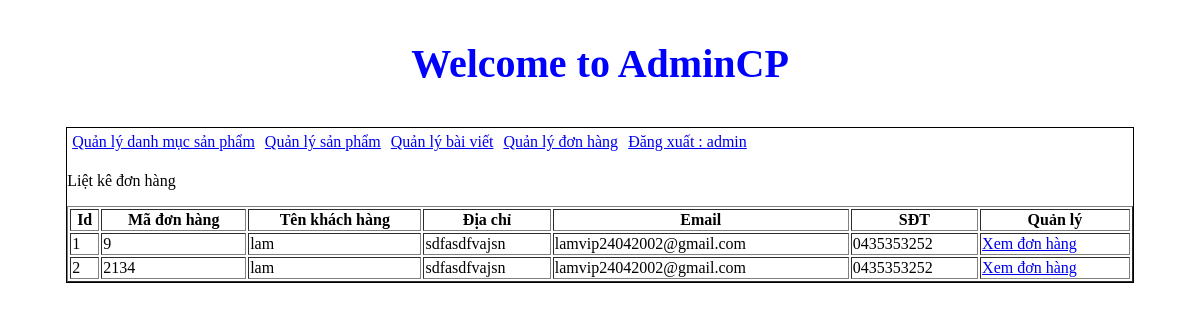
Page /admincp/index.php?action=quanlydonhang&query=lietke (signed in) on the committed database.
### tables this page shows
CREATE TABLE `tb_thanhtoan` (
  `id_thanhtoan` int(11) NOT NULL,
  `id_khachhang` int(11) NOT NULL,
  `code_cart` varchar(10) NOT NULL,
  `cart_status` int(11) NOT NULL
);

CREATE TABLE `tb_dangki` (
  `id_dangki` int(11) NOT NULL,
  `tenkhachhang` varchar(200) NOT NULL,
  `email` varchar(100) NOT NULL,
  `diachi` varchar(200) NOT NULL,
  `matkhau` varchar(100) NOT NULL,
  `dienthoai` varchar(50) NOT NULL
);

### admincp/modules/quanlydonhang/lietke.php (the view)
<?php
$sql_lietke = "SELECT * FROM tb_thanhtoan,tb_dangki WHERE tb_thanhtoan.id_khachhang = tb_dangki.id_dangki ORDER BY tb_thanhtoan.id_thanhtoan DESC";
$query_lietke = mysqli_query($mysqli,$sql_lietke);
?>
<p>Liệt kê đơn hàng</p>
<table style="width:100%" border="1" style="border-collapse: collapse;">
  <tr>
    <th>Id</th>
    <th>Mã đơn hàng</th>
    <th>Tên khách hàng</th>
    <th>Địa chỉ</th>
    <th>Email</th>
    <th>SĐT</th>
    <th>Quản lý</th>
  </tr>
  <?php
  $i = 0;
  while($row = mysqli_fetch_array($query_lietke)){
      $i++;
  ?>
   <tr>
       <td><?php echo $i ?></td>
       <td><?php echo $row['code_cart']?></td>
       <td><?php echo $row['tenkhachhang']?></td>
       <td><?php echo $row['diachi']?></td>
       <td><?php echo $row['email']?></td>
       <td><?php echo $row['dienthoai']?></td>
       <td>
           <a href="index.php?action=donhang&query=xemdonhang&code=<?php echo $row['code_cart'] ?>">Xem đơn hàng</a>
       </td>
   </tr>
   <?php
  }
   ?>
</table>

### rows in the picture
tb_thanhtoan: code_cart "9", tb_dangki.tenkhachhang "lam", tb_dangki.diachi "sdfasdfvajsn", tb_dangki.email "lamvip24042002@gmail.com", tb_dangki.dienthoai "0435353252"
tb_thanhtoan: code_cart "2134", tb_dangki.tenkhachhang "lam", tb_dangki.diachi "sdfasdfvajsn", tb_dangki.email "lamvip24042002@gmail.com", tb_dangki.dienthoai "0435353252"

### other values in the picture
$_SESSION['dangnhap'] "admin"
